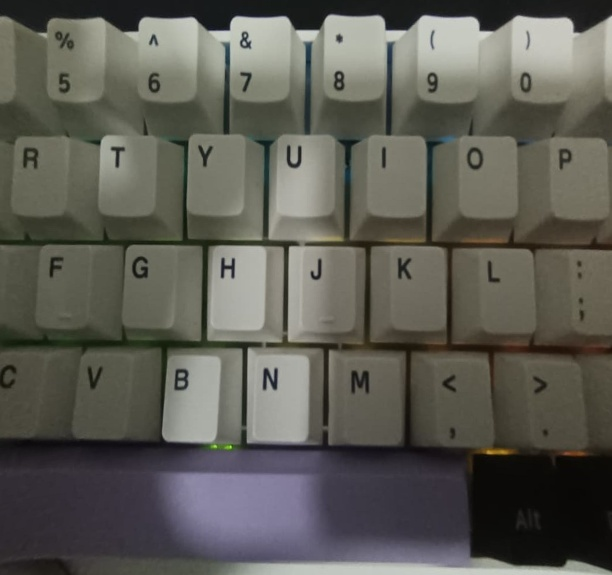
#> input picture image-stiching/imgs/keyboard (1).jpeg, 612 x 575 px; its folder holds 4 pictures in this run
$ python demo.py
#> lines starting #> are read from the running program, lines starting #| are printed output that depends on the picture

import cv2 as cv
import os

IMG_PATH = "imgs"

def stich_images_opencv():
    imgs = []
    for img in os.listdir(IMG_PATH):
        img_path = os.path.join(IMG_PATH, img)
        image = cv.imread(img_path)
#> image is the input picture: shape (575, 612, 3); mean B, G, R 84.7, 92.3, 93.1
        imgs.append(image)

    sticher = cv.Stitcher_create()
    status, stiched = sticher.stitch(imgs)
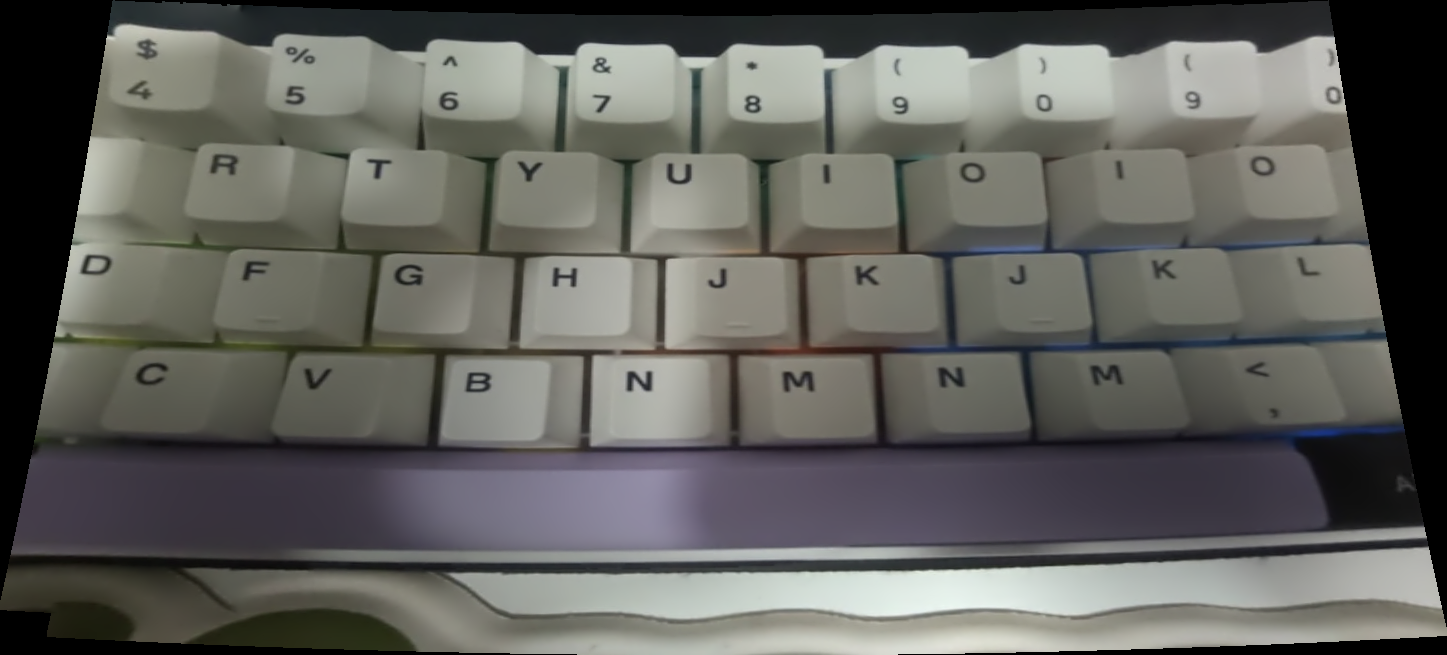
#> stiched: shape (655, 1447, 3); mean of channels 0, 1, 2 92.6, 96.9, 96.7; drawn as B, G, R
    if status == cv.Stitcher_OK:
        cv.imshow("Stiched Image", stiched)
        cv.waitKey(0)
    else:
        print("Error stiching images")

if __name__ == "__main__":
    stich_images_opencv()
